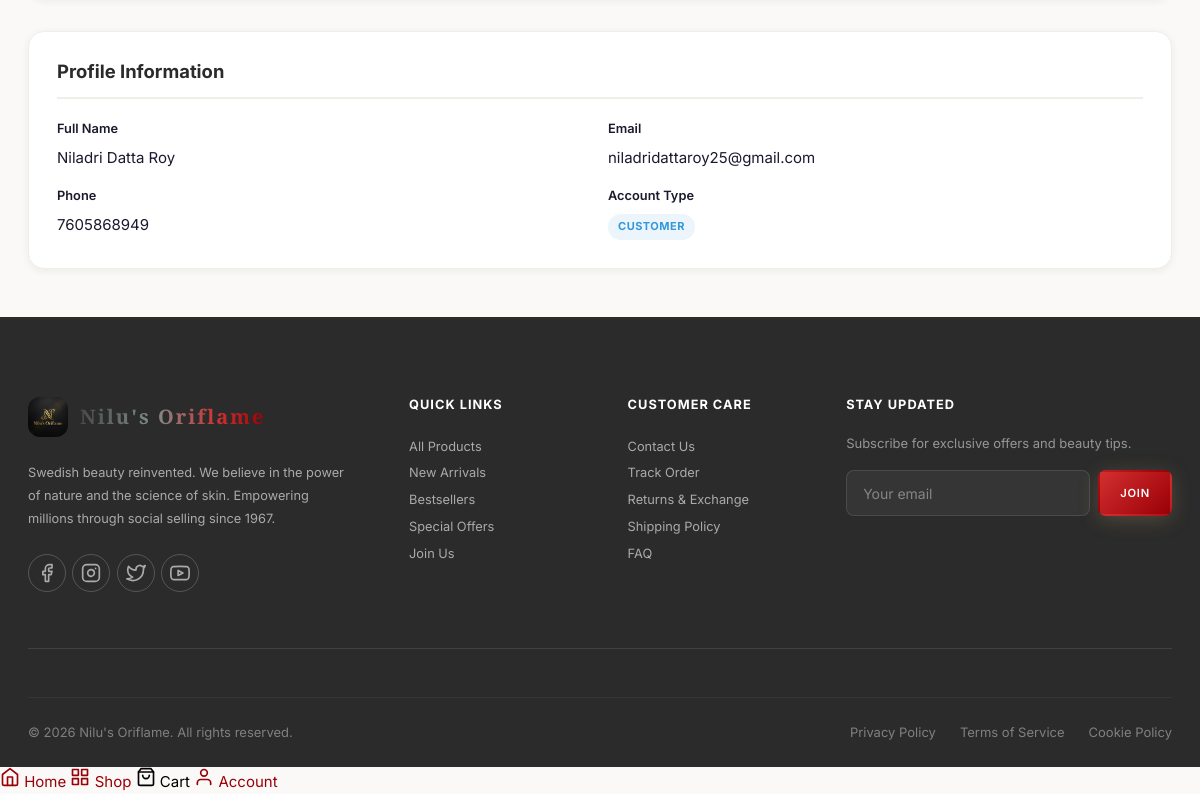
/dashboard (signed in, lower part), run on an earlier commit of the app's database.
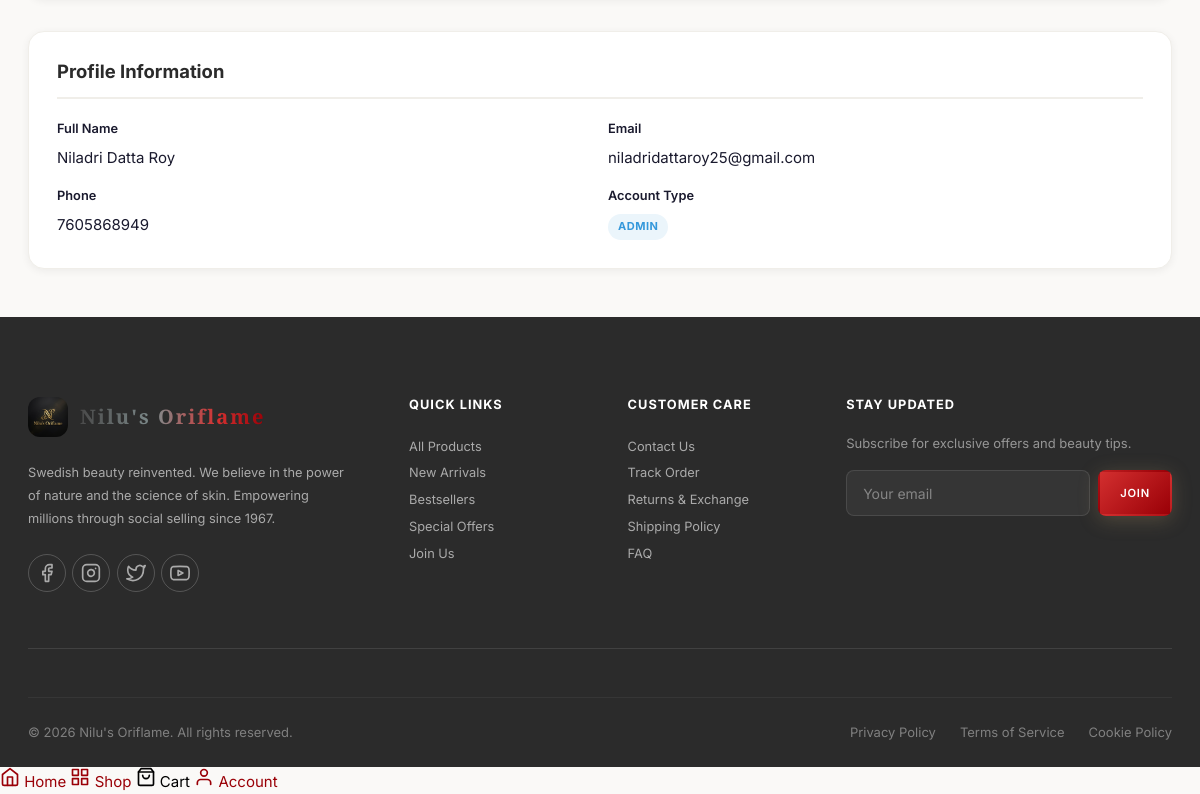
And on a later commit of the database.
### models.py (models this page shows, shortened)
class User(UserMixin, db.Model):
    __tablename__ = 'users'
    id = db.Column(db.Integer, primary_key=True)
    email = db.Column(db.String(120), unique=True, nullable=False, index=True)
    password_hash = db.Column(db.String(256), nullable=False)
    first_name = db.Column(db.String(50), nullable=False)
    last_name = db.Column(db.String(50), nullable=False)
    phone = db.Column(db.String(15))
    avatar_url = db.Column(db.String(256))
    role = db.Column(db.String(20), nullable=False, default='customer')  # customer, partner, admin
    sponsor_id = db.Column(db.Integer, db.ForeignKey('users.id'), nullable=True)
    join_date = db.Column(db.DateTime, default=datetime.utcnow)
    is_active = db.Column(db.Boolean, default=True)
    total_sales = db.Column(db.Float, default=0.0)
    total_commission = db.Column(db.Float, default=0.0)
    sponsor = db.relationship('User', remote_side=[id], backref='downlines')
    addresses = db.relationship('Address', backref='user', lazy='dynamic', cascade='all, delete-orphan')
    orders = db.relationship('Order', backref='user', lazy='dynamic', cascade='all, delete-orphan')
    cart = db.relationship('Cart', backref='user', uselist=False, cascade='all, delete-orphan')
    wishlist_items = db.relationship('Wishlist', backref='user', lazy='dynamic', cascade='all, delete-orphan')
    commissions = db.relationship('MLMCommission', backref='user', lazy='dynamic', cascade='all, delete-orphan', foreign_keys='MLMCommission.user_id')
    @property
    def full_name(self):
        return f"{self.first_name} {self.last_name}"
    @property
    def is_admin(self):
        return self.role == 'admin'
    @property
    def is_partner(self):
        return self.role == 'partner'

### app.py (the view)
@app.route('/dashboard')
@login_required
def dashboard():
    order_count = Order.query.filter_by(user_id=current_user.id).filter(Order.status != 'cancelled').count()
    total_spent = db.session.query(db.func.sum(Order.total)).filter_by(
        user_id=current_user.id, payment_status='paid'
    ).filter(Order.status != 'cancelled').scalar() or 0
    downline_count = len(current_user.downlines) if current_user.is_partner else 0
    wishlist_count = Wishlist.query.filter_by(user_id=current_user.id).count()
    review_count = 0
    recent_orders = Order.query.filter_by(user_id=current_user.id).order_by(
        Order.created_at.desc()
    ).limit(5).all()
    return render_template('dashboard.html',
                           order_count=order_count,
                           total_spent=total_spent,
                           downline_count=downline_count,
                           wishlist_count=wishlist_count,
                           review_count=review_count,
                           recent_orders=recent_orders)

### app.py (called while the page is built)
@login_manager.user_loader
def load_user(user_id):
    return User.query.get(int(user_id))

@app.context_processor
def inject_globals():
    categories = Category.query.filter_by(is_active=True).order_by(Category.display_order).all()
    cart_count = 0
    wishlist_count = 0
    product_count = 0
    pending_orders = 0
    if current_user.is_authenticated:
        if current_user.cart:
            cart_count = current_user.cart.item_count
        wishlist_count = Wishlist.query.filter_by(user_id=current_user.id).count()
        if current_user.is_admin:
            product_count = Product.query.count()
            pending_orders = Order.query.filter_by(status='pending').count()
    return dict(
        categories=categories,
        cart_count=cart_count,
        wishlist_count=wishlist_count,
        product_count=product_count,
        pending_orders=pending_orders
    )

### models.py (called while the page is built)
    @property
    def item_count(self):
        return sum(item.quantity for item in self.items)

### templates/dashboard.html (shortened to what this page needs)
{% extends "base.html" %}
{% block content %}
<div class="container">
  <div class="checkout-section" style="margin-bottom: 48px;">
    <h3>Profile Information</h3>
    <div style="display: grid; grid-template-columns: repeat(2, 1fr); gap: 16px;">
      <div>
        <div class="form-label">Full Name</div>
        <p>{{ current_user.full_name }}</p>
      </div>
      <div>
        <div class="form-label">Email</div>
        <p>{{ current_user.email }}</p>
      </div>
      <div>
        <div class="form-label">Phone</div>
        <p>{{ current_user.phone or 'Not set' }}</p>
      </div>
      <div>
        <div class="form-label">Account Type</div>
        <p><span class="status-badge status-{% if current_user.is_partner %}delivered{% else %}confirmed{% endif %}">{{ current_user.role|capitalize }}</span></p>
      </div>
    </div>
  </div>
</div>
{% endblock %}

What changed in the data, as far as the page shows it:
changed User "Niladri Datta Roy": role "CUSTOMER" → "ADMIN"
